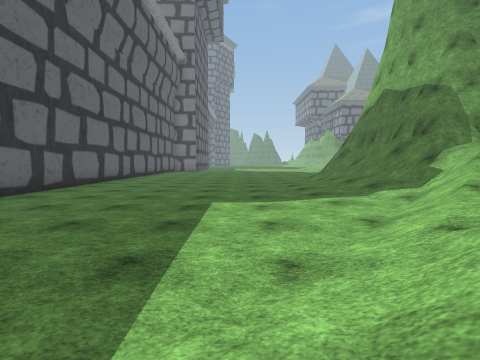
[1] (above)

17 first-person views from a walk through a 3-D level made in the Unity game engine. The camera is 1.2 m above the floor, tilts 4° down and sees 85° across. The floor is counted in squares, 2 m on a side. Each view is taken from the middle of a square. On the plan, view 1 faces up. The plan holds only what a view shows up to about 9 squares ahead; the rest is blank. The place goes on beyond the plan. The player is left out. Some surface patterns are stand-ins.

[2]
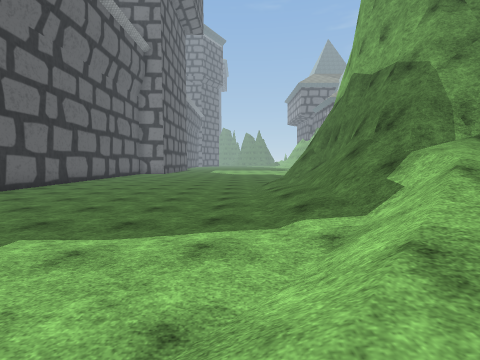

[3]
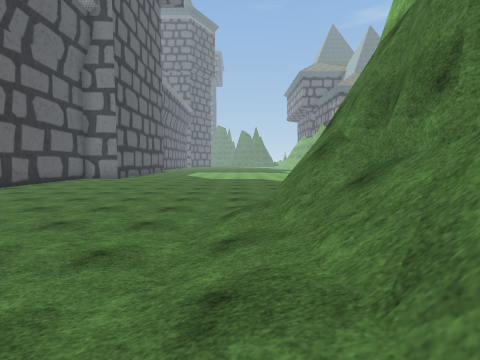

[4]
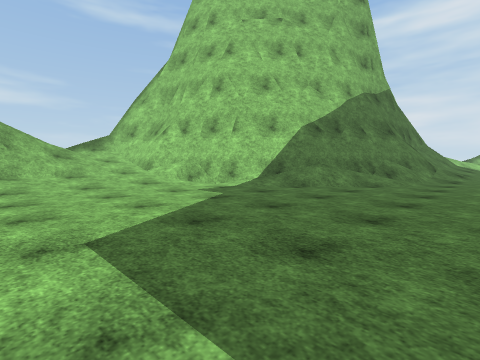

[5]
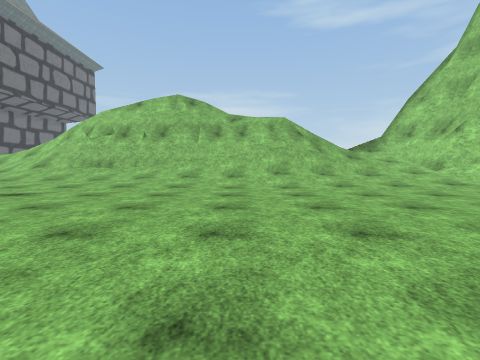

[6]
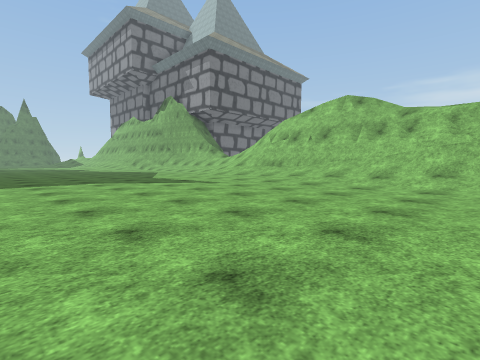

[7]
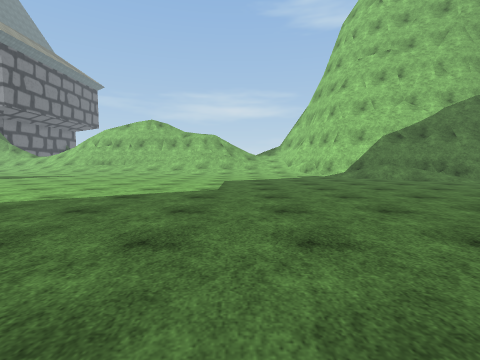

[8]
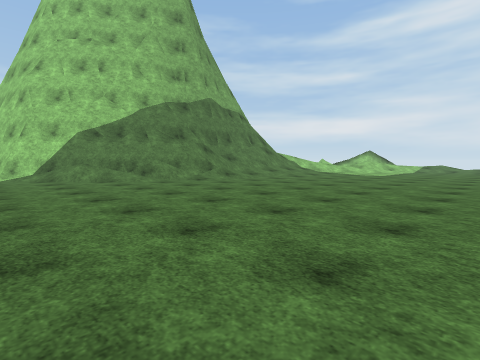

[9]
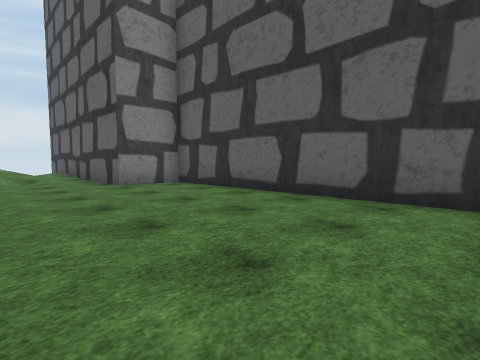

[10]
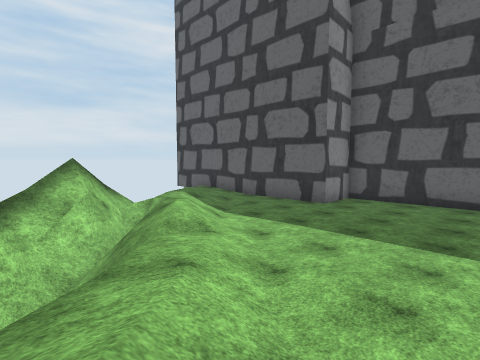

[11]
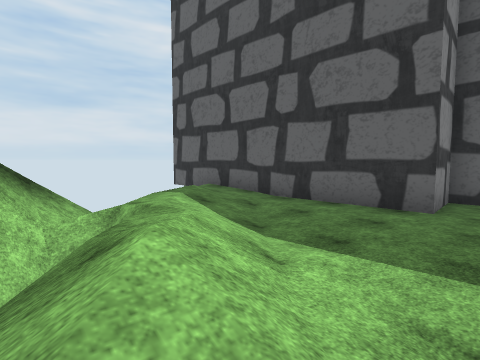

[12]
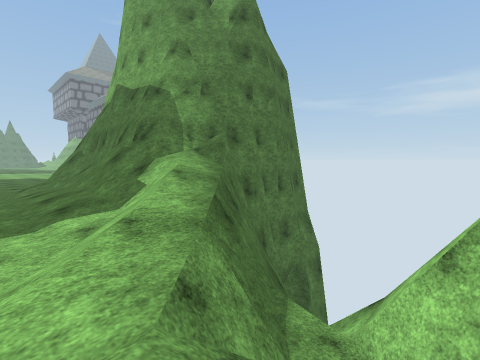

[13]
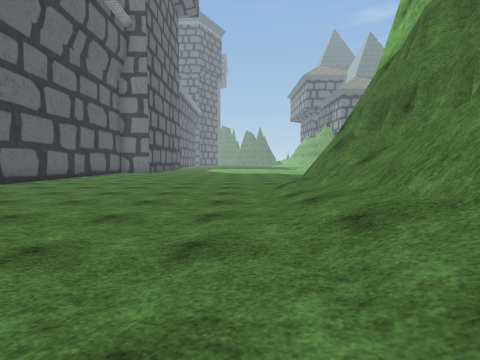

[14]
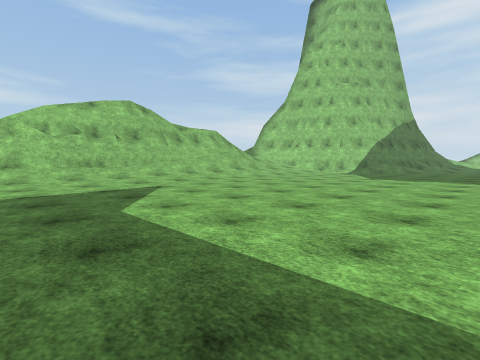

[15]
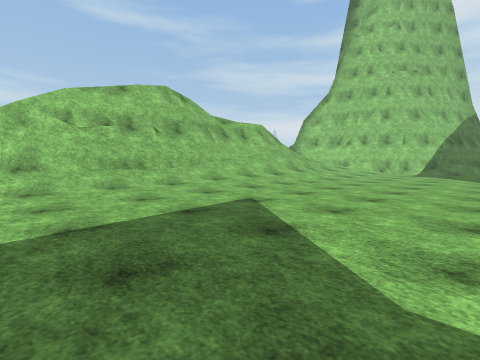

[16]
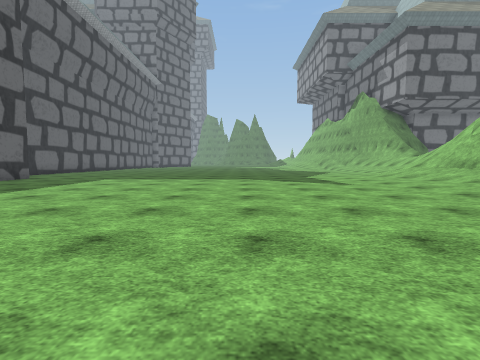

[17]
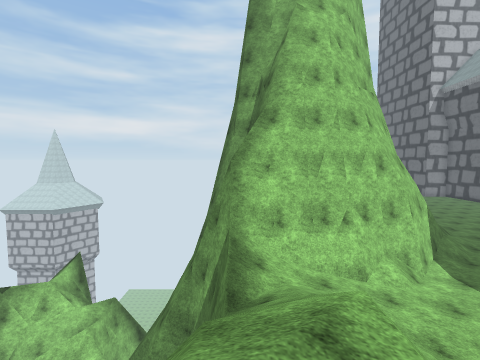

### Floor plan
Key: @ floor where view 1 was taken; # wall or solid block; x gap in a wall; . floor; / step, stairs or slope; = window, fence, low wall or low ledge; ^ raised ledge; v drop or lower ground.
Columns run from 5 left of view 1 to 14 right of it. Each row starts with its distance up from view 1.
 30       .........//=
 29  #............//==
 28  #............//=#
 27    ............/##
 26    ...........//##
 25     ..........//^v
 24      .........//#x
 23     ..........//#/
 22    ...........//#/
 21   ............////
 20  ............/////
 19   .........../////
 18    ........../////v
 17  ............/#^##vv
 16 #........../##^   vv
 15 #........./#^
 14 #......../=^
 13 #......../^
 12 #......./=#
 11 #.......//#
 10 #.......//#
  9 #.......//^
  8 #......///^
  7 #......///^^
  6 #......///=#^###
  5 #.......///vvvvv
  4 #.......//vvvvv
  3 #......//=v
  2 #.....//==#
  1 ##...///=##
  0  #...@/v##
 -1  #.///v#=
 -2  #.////#
 -3  #.//=/v
 -4  #.
 -5  #/

Positions as (right, up) in squares from view 1, and headings:
1: (0, 0), facing up
2: (2, 2), facing up
3: (3, 7), facing up
4: (2, 21), facing down-right
5: (2, 23), facing right
6: (2, 21), facing up-right
7: (-4, 20), facing right
8: (-4, 17), facing down-right
9: (-1, 8), facing down-left
10: (4, 5), facing down-left
11: (2, 2), facing down-left
12: (2, 1), facing up-right
13: (2, 5), facing up
14: (1, 30), facing down-right
15: (4, 30), facing down-right
16: (4, 20), facing up
17: (12, 23), facing down
